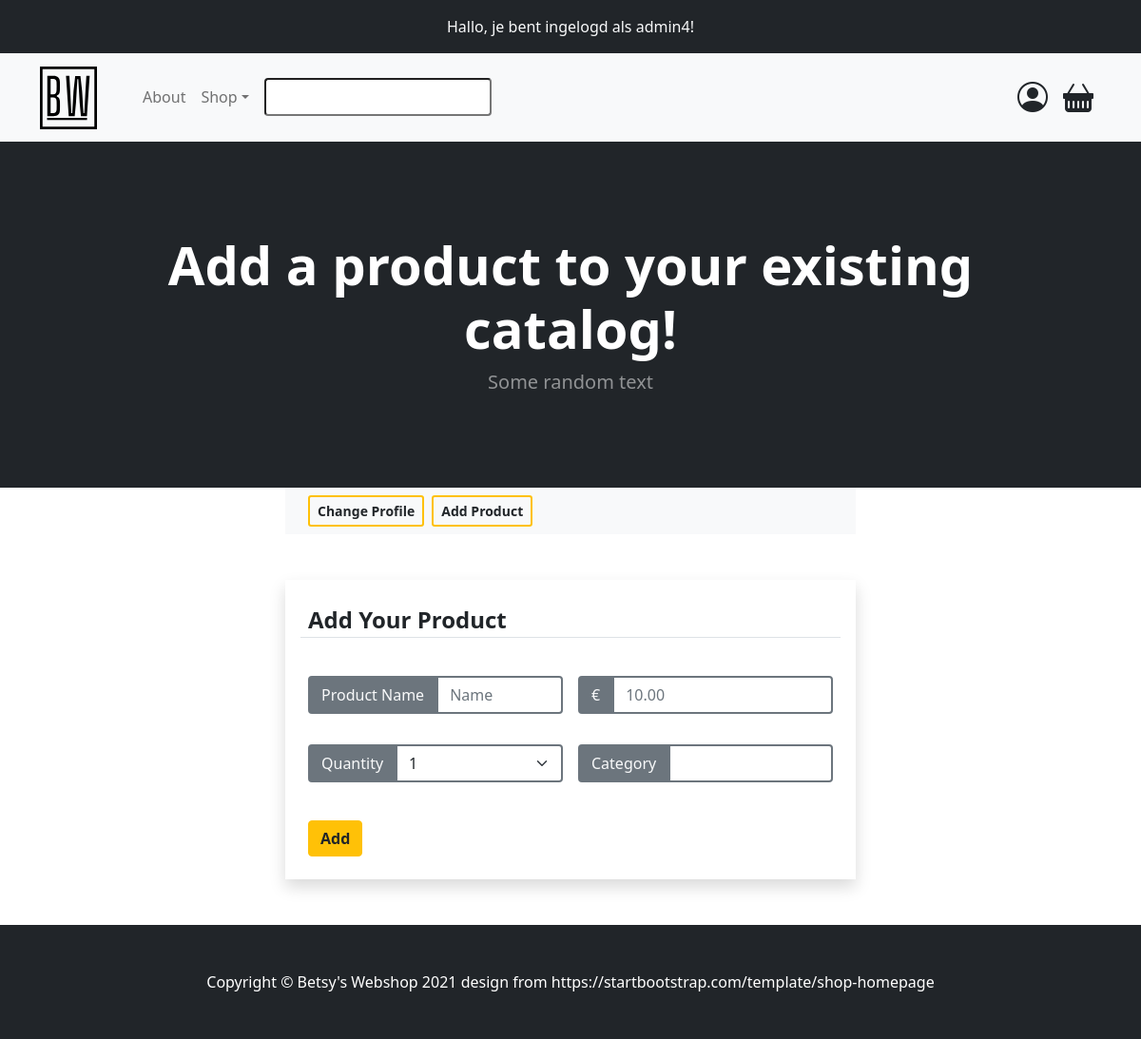
The page /products (signed in) on the database as committed earlier.
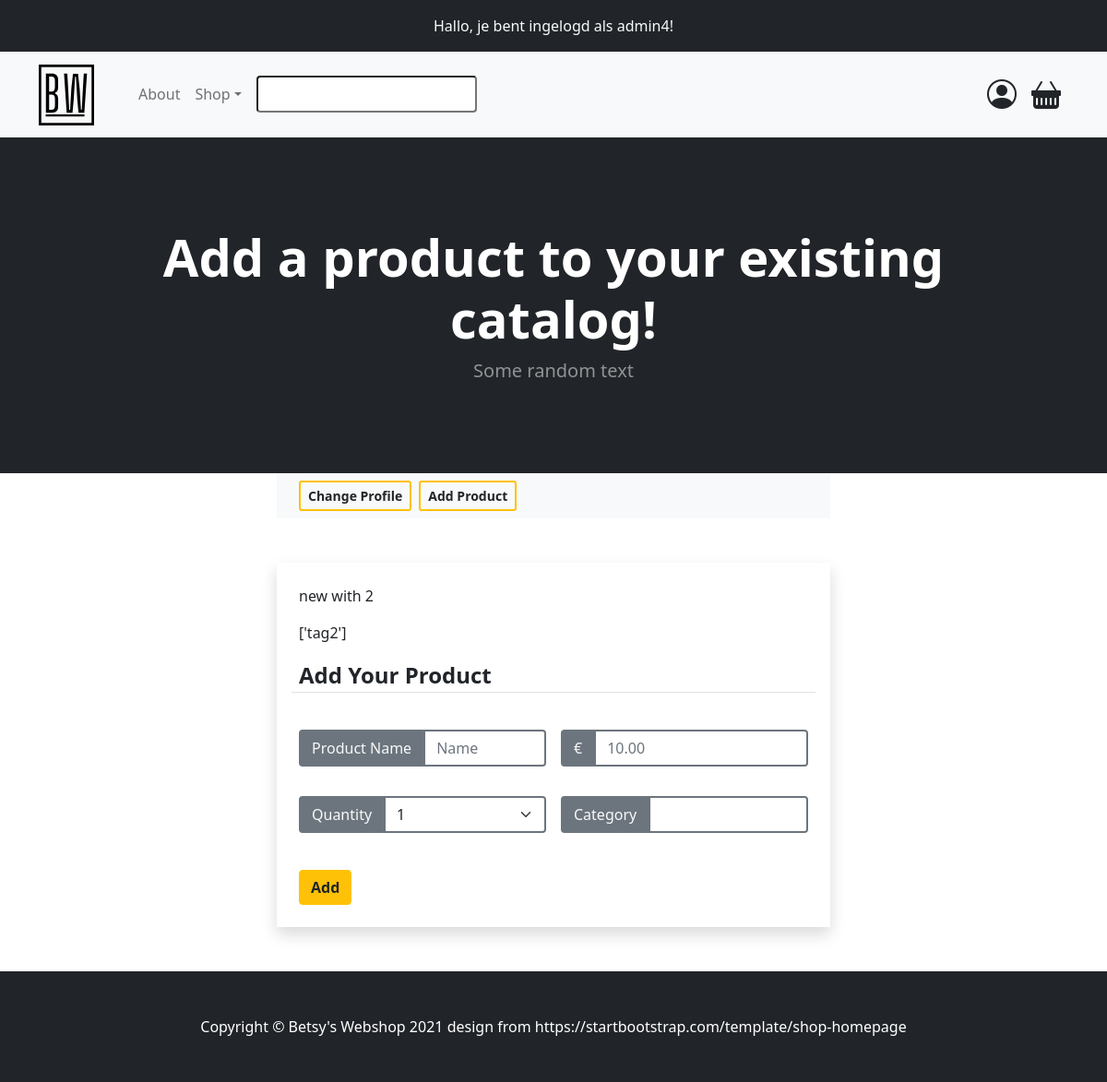
The same page on the database as committed later.
### models.py (models this page shows)
class BaseModel(db_wrapper.Model):
    class Meta:
        database = db

class User(BaseModel, UserMixin):
    first_name = CharField(index=True, max_length=30, null=True)
    last_name = CharField(max_length=120, null=True)
    address = CharField(max_length=200, null=True)
    city = CharField(max_length=50, null=True)
    country = CharField(max_length=50, null=True)
    cc_number = CharField(
        unique=True, max_length=20, null=True
    )  # moet integerfield zijn
    username = CharField(index=True, max_length=30)  # add unique=True
    email = CharField(index=True, max_length=50, unique=True)
    password = CharField(max_length=20)

class Product(BaseModel):
    name = CharField(max_length=50)
    description = TextField(null=True)
    price_per_unit = DecimalField(
        constraints=[Check("price_per_unit >= 0")],
        decimal_places=2,
        auto_round=True,
        null=True,  # null=True, als je gratis iets aanbiedt.
        default=0,
        max_digits=10,
    )
    stock = IntegerField(default=1)
    owner = ForeignKeyField(User, backref="products")
    date_posted = DateField(formats="%Y-%m-%d", default=datetime.utcnow())

class Tag(BaseModel):
    name = CharField(unique=True, max_length=30)

### routes.py (the view, shortened to what this page needs)
@app.route("/products", methods=["GET", "POST"])
@login_required
def add_product():
    products = [
        product for product in current_user.products
    ]  # test purposes !!!!DELETE!!!
    banner_info = "Add a product to your existing catalog!"
    product_form = AddProduct()
    return render_template(
        "add_product.html",
        product_form=product_form,
        title="Product",
        banner_info=banner_info,
        products=products,
        get_tags=get_tags_per_product
    )

### forms.py (shortened to what this page needs)
class AddProduct(FlaskForm):
    name = StringField("Name", validators=[InputRequired(), Length(max=50)])
    description = TextAreaField("Description", validators=[Length(max=200)])
    price_per_unit = DecimalField("Price", places=2, validators=[InputRequired()])
    amount_to_add = SelectField(
        "Amount to add",
        choices=[num for num in range(1, 11)],
        validators=[InputRequired()],
    )
    tags = StringField("Create Your Tag")
    add_product = SubmitField("Add")

### main.py (called while the page is built)
def get_tags_per_product(product_id):
    tags_per_product = (
        Tag.select().join(ProductTag).join(Product).where(Product.id == product_id)
    )
    return [tag.name for tag in tags_per_product]

### routes.py (called while the page is built)
@login_manager.user_loader
def load_user(user_id):
    return User.get_by_id(user_id)

### templates/add_product.html (shortened to what this page needs)
{% extends 'base.html' %}
{% block content %} {% macro with_errors(field) %} {% if field.errors %} {% set
css_class = 'form-control form-control-lg is-invalid ' + kwargs.pop('class', '')
%} {{ field(class=css_class, **kwargs) }}
<div class="invalid-feedback">
  {% for error in field.errors %}
  <small>{{ error|e }}</small>
  {% endfor %}
</div>
{% else %} {{ field(**kwargs) }} {% endif %} {% endmacro %}
{%- macro formgroup(name="", input="", col=6, value="", placeholder="",
class="form-control border border-2 border-secondary") -%}
<div class="col-lg-{{col}} form-group">
  <div class="input-group mb-3">
    <span
      class="
        input-group-text
        bg-secondary
        text-light
        border border-2 border-secondary
      "
      >{{name}}
    </span>
    {{with_errors(input, class=class, value=value, placeholder=placeholder) }}
  </div>
</div>
{%- endmacro -%} {% include "account_nav.html" %}
<div class="container p-4 m-5 mx-auto shadow w-50">
  {% for p in products %}
  <p>{{p.name}}</p>
  <p>{{get_tags(p.id)}}</p>
  {% endfor %}
  <form action="" method="POST" class="row g-3">
    <legend class="border-bottom mb-4 fw-bolder">Add Your Product</legend>
    {{formgroup(input=product_form.name, name="Product Name",
    placeholder="Name")}}
    {{formgroup(input=product_form.price_per_unit, name="€", col=6,
    placeholder="10.00")}}
    {{formgroup(input=product_form.amount_to_add, name="Quantity", col=6,
    class="form-control form-select border border-2 border-secondary")}}
    {{formgroup(input=product_form.tags, name="Category", col=6)}}
    <div class="form-group mt-4" role="button">
      {{ product_form.add_product(class="btn btn-warning text-dark fw-bolder")
      }}
    </div>
  </form>
</div>
{% endblock content %}

### templates/base.html (shortened to what this page needs)
<!DOCTYPE html>
<html lang="en">
  <head>
    <link
      href="https://cdn.jsdelivr.net/npm/bootstrap@5.0.2/dist/css/bootstrap.min.css"
      rel="stylesheet"
    />
    <link
      href="{{url_for('static', filename='styles.css')}}"
      rel="stylesheet"
    />
    <link
      href="https://cdn.jsdelivr.net/npm/bootstrap-icons@1.5.0/font/bootstrap-icons.css"
      rel="stylesheet"
    />
  </head>
  <body>
    {% if current_user.is_authenticated %}
    <div class="bg-dark">
      <p class="container text-light text-center py-3 my-0">
        Hallo, je bent ingelogd als {{ current_user.username }}!
      </p>
    </div>
    {%endif %}
    {% include "navbar.html" %}
    {% block header%}
    <header class="bg-dark py-5">
      <div class="container px-4 px-lg-5 my-5">
        <div class="text-center text-white">
          {% if banner_info %}
          <h1 class="display-4 fw-bolder font">{{ banner_info }}</h1>
          {% else %}
          <h1 class="display-4 fw-bolder font">Shop in Style</h1>
          {% endif %}
          <p class="lead fw-normal text-white-50 mb-0">Some random text</p>
        </div>
      </div>
    </header>
    {% endblock header %}
     {% block content%} {% endblock content %}
    {% include "footer.html" %}
  </body>
</html>

### templates/navbar.html (shortened to what this page needs)
<nav class="navbar navbar-expand-md navbar-light bg-light position-sticky">
  <div class="container ">
    <a class="navbar-brand" href="{{url_for('home') }}"
      ><img
        src="{{url_for('static', filename='assets/brand.svg')}}"
        alt=""
        width="60"
        class="d-inline-block align-text-top"
    /></a>
    <div class="collapse navbar-collapse" id="navbarSupportedContent">
      <ul class="navbar-nav me-auto mb-2 mb-lg-0 ms-lg-4">
        <li class="nav-item"><a class="nav-link" href="#">About</a></li>
        <li class="nav-item dropdown">
          <a
            class="nav-link dropdown-toggle"
            id="navbarDropdown"
            href="#"
            role="button"
            data-bs-toggle="dropdown"
            aria-expanded="false"
            >Shop</a
          >
        </li>
        <input class="mx-2 rounded" type="search" />
      </ul>
      <ul class="navbar-nav mb-2 mb-lg-0 ms-lg-4 mx-2">
        {% if current_user.is_authenticated %}
        <li class="nav-item dropdown">
          <i
            class="bi bi-person-circle mx-3"
            id="navbarDropdown"
            role="button"
            data-bs-toggle="dropdown"
            aria-expanded="false"
            style="font-size: 2rem"
          ></i>
        </li>
        <form class="d-flex">
          <i class="bi bi-basket-fill" style="font-size: 2rem"></i>
        </form>
        {% endif %}
      </ul>
    </div>
  </div>
</nav>

### templates/account_nav.html
<nav class="navbar navbar-light bg-light container w-50">
  <form class="container-fluid justify-content-start">
    <a
      href="{{url_for('account')}}"
      class="btn btn-sm btn-outline-warning text-dark me-2 fw-bold border-2"
      type="button"
      role="button"
      >Change Profile</a
    >
    <a
      href="{{url_for('add_product')}}"
      class="btn btn-sm btn-outline-warning text-dark me-2 fw-bold border-2"
      type="button"
      role="button"
      >Add Product</a
    >
  </form>
</nav>

### templates/footer.html
<footer class="py-5 bg-dark">
  <div class="container">
    <p class="m-0 text-center text-white">
      Copyright &copy; Betsy's Webshop 2021 design from
      https://startbootstrap.com/template/shop-homepage
    </p>
  </div>
</footer>

Rows that differ between the two databases and show on the page:
added Product: name "new with 2", id.name "['tag2']"
